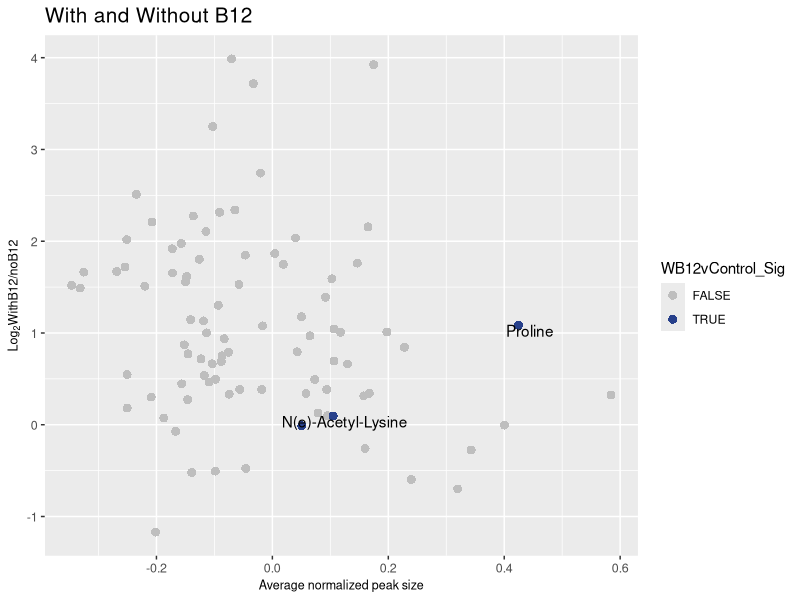
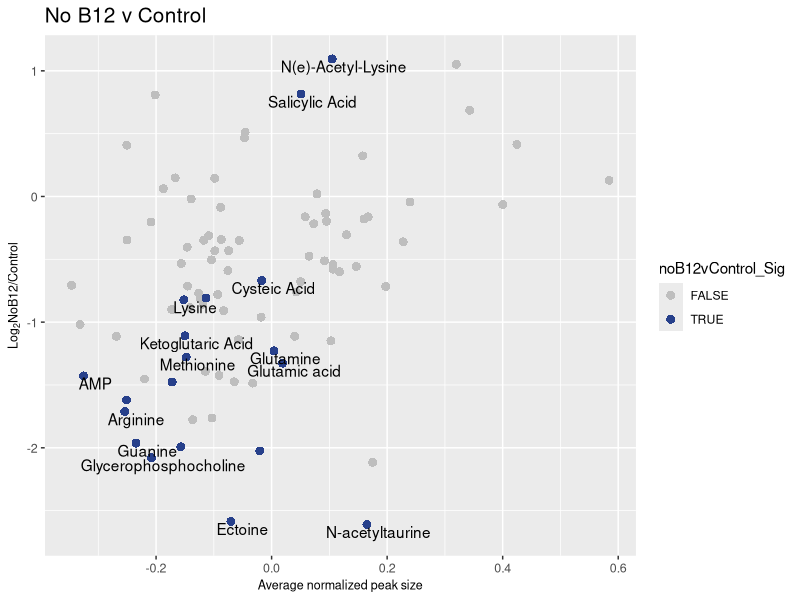
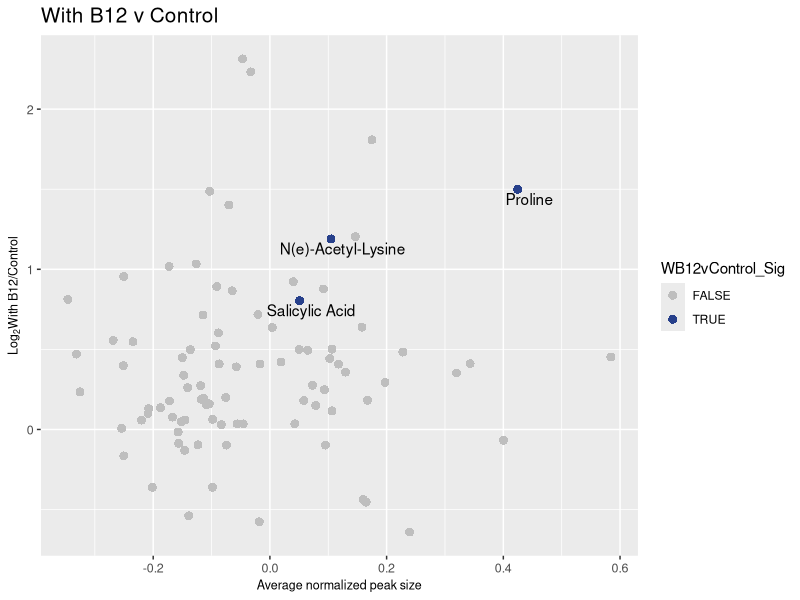

The R source for these figures, in order:
library(tidyverse)
options(scipen = 999)

# Set treatment filters
myTreatments <- c("WBT|IL2noBT|IL2Control")
myTreatmentsSplit <- strsplit(myTreatments, split = '|', fixed = TRUE)

# Import required files
BMISd.long <- read.csv("data_processed/IsoLagran2_5_notnormd.csv", stringsAsFactors = FALSE) %>%
  select(Mass.Feature:Adjusted.Area) 
  
BMISd.wide <- read.csv("data_processed/IsoLagran2_5_normd.csv", stringsAsFactors = FALSE, check.names = FALSE)
colnames(BMISd.wide)[1] <- "Replicate.Name"
BMISd.wide.notnormd <- BMISd.long %>%
  pivot_wider(names_from = Replicate.Name, 
              values_from = Adjusted.Area)

# Change all sets to long format
BMISd.long.normd <- BMISd.wide %>%
  pivot_longer(-Replicate.Name,
    names_to = "Mass.Feature",
    values_to = "Area.BMISd.Normd") %>%
  select(Mass.Feature, Replicate.Name, Area.BMISd.Normd)

BMISd.wide.normd <- BMISd.long.normd %>%
  spread(key = "Replicate.Name", value = "Area.BMISd.Normd")

# Combine all data and rearrange
full.BMISd <- BMISd.long.normd %>%
  left_join(BMISd.long) %>%
  filter(str_detect(Replicate.Name, myTreatments)) %>%
  separate(Replicate.Name, into = c("one", "two", "SampID", "four"), remove = FALSE) %>%
  select(Mass.Feature, Replicate.Name, SampID, Area.BMISd.Normd, Adjusted.Area) %>%
  unique()
full.BMISd <- full.BMISd[complete.cases(full.BMISd), ]


# Calculate fold changes between treatments
Analysis <- BMISd.wide.notnormd[complete.cases(BMISd.wide.notnormd), ]
mySamps <- colnames(Analysis)

myTreat1 <- mySamps[grepl("IL2WBT", mySamps)]
myTreat2 <- mySamps[grepl("IL2noBT", mySamps)]
myTreat3 <- mySamps[grepl("IL2Control", mySamps)]
myTreatsdf <- Analysis[, c(myTreat1, myTreat2, myTreat3)]

Analysis <- Analysis %>%
  mutate(WvnoB12_FC = log2(rowMeans(Analysis[, myTreat1]) / rowMeans(Analysis[, myTreat2]))) %>%
  mutate(noB12vCon_FC = log2(rowMeans(Analysis[, myTreat2]) / rowMeans(Analysis[, myTreat3]))) %>%
  mutate(WB12vCon_FC = log2(rowMeans(Analysis[, myTreat1]) / rowMeans(Analysis[, myTreat3]))) %>%
  select(matches('Mass|FC'))
  
  
# Set up data for ANOVA
AnovaB12 <- full.BMISd %>%
  select(-Replicate.Name) %>%
  mutate(SampID = factor(SampID, ordered = TRUE)) %>%
  arrange(Mass.Feature) %>%
  ##
  filter(!Mass.Feature == "Hydroxylysine")
  ##
glimpse(AnovaB12) #Use for the future
levels(AnovaB12$SampID)

# Graph normalized areas for reference
Normd.Areas <- ggplot(AnovaB12, aes(x = SampID, y = Area.BMISd.Normd, fill = SampID)) +
  geom_boxplot() +
  facet_wrap(~Mass.Feature) +
  theme(axis.text.x = element_text(angle = 90, hjust = 1, vjust = 0.5)) +
  geom_jitter(shape = 15,
              color = "steelblue",
              position = position_jitter(0.21))
#Normd.Areas

# Apply ANOVA to dataframe, summarize and check significance
AnovaList <- lapply(split(AnovaB12, AnovaB12$Mass.Feature), function(i) {
  aov(lm(Area.BMISd.Normd ~ SampID, data = i))
}) 
AnovaListSummary <- lapply(AnovaList, function(i) {
  summary(i)
})

# Apply Tukey to dataframe and check significance
TukeyList <- lapply(AnovaList, function(x) TukeyHSD(x))

# Summarize ANOVA and create dataframe of significance
AnovaDF <- as.data.frame(do.call(rbind, lapply(AnovaListSummary, function(x) {temp <- unlist(x)})))
colnames(AnovaDF)[9] <- "AnovaP"

AnovaDF <- AnovaDF %>%
  rownames_to_column(var = "Mass.Feature") %>%
  mutate(AnovaSig = ifelse(AnovaP < 0.1, TRUE, FALSE)) %>%
  select(Mass.Feature, AnovaP, AnovaSig) %>%
  arrange(Mass.Feature)

# Summarize Tukey HSD and create dataframe of significance
TukeyDF <- as.data.frame(do.call(rbind, lapply(TukeyList, function(x) {temp <- unlist(x)}))) %>%
  select(SampID10:12) %>%
  rownames_to_column("Mass.Feature") %>%
  rename(noB12vControl = SampID10,
         WB12vControl = SampID11,
         WB12vnoB12 = SampID12) %>%
  mutate(noB12vControl_Sig = ifelse(noB12vControl < 0.1, TRUE, FALSE),
          WB12vControl_Sig = ifelse(WB12vControl < 0.1, TRUE, FALSE),
          WB12vnoB12_Sig = ifelse(WB12vnoB12 < 0.1, TRUE, FALSE)) %>%
  arrange(Mass.Feature)


# Join with original data to plot
toPlot <- full.BMISd %>%
  left_join(AnovaDF) %>%
  group_by(Mass.Feature, SampID) %>%
  mutate(AveSmp = mean(Area.BMISd.Normd, na.rm = TRUE)) %>%
  select(Mass.Feature, SampID, AveSmp, AnovaSig) %>%
  unique() %>%
  left_join(TukeyDF) %>%
  left_join(Analysis) %>%
  arrange(Mass.Feature) %>%
  drop_na() %>%
  group_by(Mass.Feature) %>%
  mutate(TotalAve = mean(AveSmp))

#mutate(WvnoB12_FC = log2(rowMeans(TukeyDF[, myTreat1]) / rowMeans(WBMISd[, myTreat2])))

a <- ggplot(toPlot, aes(x = TotalAve, y = -1*(WvnoB12_FC), fill = WB12vControl_Sig,
                          label = Mass.Feature)) +
  geom_point(size = 3, shape = 21, stroke=0) +  
  scale_fill_manual(values = c("grey", "royalblue4")) +
  scale_alpha_manual(values = c(1, 0.5)) +
  ggtitle("With and Without B12") +
  theme(plot.title = element_text(size = 15),
        legend.position="none",
        axis.title.y=element_text(size=9),
        axis.title.x=element_text(size=9),
        axis.text=element_text(size=9)) +
  labs(x="Average normalized peak size", y=expression(paste(Log[2], "WithB12/noB12", sep = ""))) +
  theme(legend.position="right") +
  geom_text(data = subset(toPlot, WB12vControl_Sig == TRUE), nudge_y = -0.06, nudge_x = 0.02, check_overlap = TRUE)
a

b <- ggplot(toPlot, aes(x = TotalAve, y = -1*(noB12vCon_FC), fill = noB12vControl_Sig,
                        label = Mass.Feature)) +
  geom_point(size = 3, shape = 21, stroke=0) +  
  scale_fill_manual(values = c("grey", "royalblue4")) +
  scale_alpha_manual(values = c(1, 0.5)) +
  ggtitle("No B12 v Control") +
  theme(plot.title = element_text(size = 15),
        legend.position="none",
        axis.title.y=element_text(size=9),
        axis.title.x=element_text(size=9),
        axis.text=element_text(size=9)) +
  labs(x="Average normalized peak size", y=expression(paste(Log[2], "NoB12/Control", sep = ""))) +
  theme(legend.position="right") +
  geom_text(data = subset(toPlot, noB12vControl_Sig == TRUE), nudge_y = -0.06, nudge_x = 0.02, check_overlap = TRUE) 
b

c <- ggplot(toPlot, aes(x = TotalAve, y = -1*(WB12vCon_FC), fill = WB12vControl_Sig,
                        label = Mass.Feature)) +
  geom_point(size = 3, shape = 21, stroke=0) +  
  scale_fill_manual(values = c("grey", "royalblue4")) +
  scale_alpha_manual(values = c(1, 0.5)) +
  ggtitle("With B12 v Control") +
  theme(plot.title = element_text(size = 15),
        legend.position="none",
        axis.title.y=element_text(size=9),
        axis.title.x=element_text(size=9),
        axis.text=element_text(size=9)) +
  labs(x="Average normalized peak size", y=expression(paste(Log[2], "With B12/Control", sep = ""))) +
  theme(legend.position="right") +
  geom_text(data = subset(toPlot, WB12vControl_Sig == TRUE), nudge_y = -0.06, nudge_x = 0.02, check_overlap = TRUE) 
c
